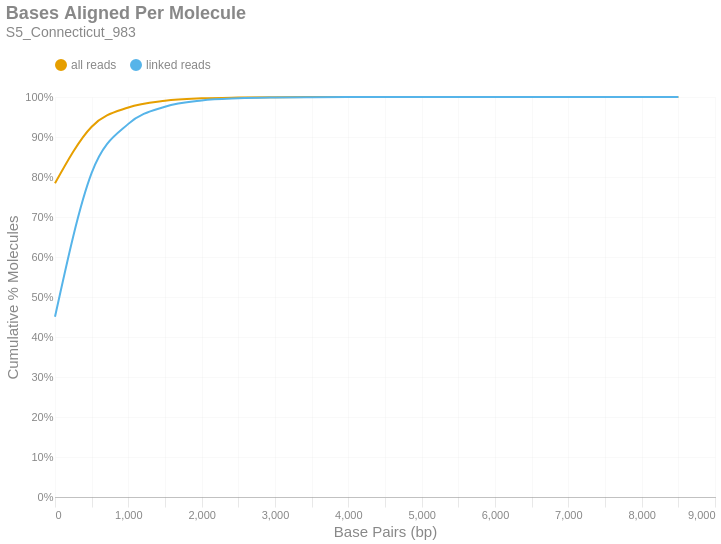

The notebook cell this image was saved under:
### Markdown cell above
### Bases Aligned Per Molecule
This is a cumulative frequency distribution showing the number of base pairs aligned per unique molecule. These data are shown in 500 bp bins. There are two distributions: one with `all reads` (yellow) and another with only `linked reads` (blue). The percent of molecules in the `linked reads` distribution is relative to the total number of linked molecules.

### Code cell
if SKIPLR:
    print_html(f"Skipped")
else:
    binned_df = consolidated_hist(valids['aligned_bp'], mask, 500, True)
    with SafeRender(binned_df):
        (
            density_plot(binned_df, 'Bases Aligned Per Molecule', samplename, 'basesper')
            .encode(
                x=alt.X('bin:Q', title="Base Pairs (bp)").axis(tickMinStep=500).scale(padding=0),
                y=alt.Y('value:Q', title='Cumulative % Molecules')
                    .axis(format='%')
                    .scale(domain = [0,1])
                    .stack(False),
                color=alt.Color("key:N").scale(domain = ["all reads", "linked reads"]),
                tooltip = [
                    alt.Tooltip("key:N", title = "Data Type"),
                    alt.Tooltip("range_label:N", title="Bases Aligned Per Molecule"),
                    alt.Tooltip("value:Q", format = ".2%", title="% Molecules (Cum.)")
                ]
            )
        ).display()

### Figure 1 — Vega-Lite specification as saved in the notebook (floating-point values rounded to 4 significant figures)
{"width": "container", "height": 400, "config": {"title": {"anchor": "start", "dy": -15, "fontSize": 18, "color": "#888888", "subtitleColor": "#888888", "subtitleFontSize": 14}, "arc": {"fill": "#0072B2"}, "axis": {"domainColor": "#888888", "domainWidth": 0.5, "gridWidth": 0.2, "grid": false, "titleFontWeight": 400, "titleFontSize": 15, "labelFontSize": 11, "labelColor": "#888888", "tickColor": "#888888", "tickWidth": 0.2, "titleColor": "#888888"}, "axisBand": {"grid": false}, "axisX": {"grid": true, "tickSize": 10, "domainCap": "round"}, "axisY": {"domain": false, "grid": true, "tickSize": 0, "domainCap": "round"}, "background": "transparent", "header": {"labelFontSize": 15, "labelColor": "#888888", "titleFontSize": 15, "titleFontWeight": 600, "titleColor": "#888888"}, "legend": {"labelFont": "sans-serif", "labelFontSize": 12, "labelColor": "#888888", "symbolSize": 100, "symbolType": "circle", "titleFontSize": 12, "titlePadding": 10, "titleColor": "#888888", "title": null, "orient": "top"}, "range": {"category": ["#E69F00", "#56B4E9", "#009E73", "#F0E442", "#0072B2", "#D55E00", "#CC79A7", "#000000"], "diverging": ["#cfe8f3", "#a2d4ec", "#73bfe2", "#46abdb", "#1696d2", "#12719e"]}, "area": {"fill": "#0072B2", "fillOpacity": 0.7, "line": true, "strokeOpacity": 0.7}, "line": {"color": "#0072B2", "stroke": "#0072B2", "strokeWidth": 2}, "trail": {"color": "#0072B2", "stroke": "#0072B2", "strokeWidth": 0, "size": 1}, "point": {"filled": true, "fillOpacity": 1.0, "size": 95}, "text": {"color": "#888888", "fontSize": 11, "align": "right", "fontWeight": 400, "size": 11}, "bar": {"fill": "#0072B2", "stroke": null}, "view": {"stroke": null, "continuousWidth": 660, "continuousHeight": 400}}, "data": {"name": "data-d53929534eeb3697ba9715426dd6a4c7"}, "mark": {"type": "line", "interpolate": "monotone", "point": {"opacity": 0, "size": 275}}, "encoding": {"color": {"field": "key", "scale": {"domain": ["all reads", "linked reads"]}, "type": "nominal"}, "tooltip": [{"field": "key", "title": "Data Type", "type": "nominal"}, {"field": "range_label", "title": "Bases Aligned Per Molecule", "type": "nominal"}, {"field": "value", "format": ".2%", "title": "% Molecules (Cum.)", "type": "quantitative"}], "x": {"axis": {"tickMinStep": 500}, "field": "bin", "scale": {"padding": 0}, "title": "Base Pairs (bp)", "type": "quantitative"}, "y": {"axis": {"format": "%"}, "field": "value", "scale": {"domain": [0, 1]}, "stack": false, "title": "Cumulative % Molecules", "type": "quantitative"}}, "params": [{"name": "param_c36ac31b6afebe62", "select": {"type": "point", "fields": ["key"]}, "bind": "legend"}], "title": {"text": "Bases Aligned Per Molecule", "subtitle": "S5_Connecticut_983"}, "transform": [{"fold": ["all reads (cumsum)", "linked reads (cumsum)"]}, {"calculate": "replace(datum.key, ' (cumsum)', '')", "as": "key"}, {"filter": {"param": "param_c36ac31b6afebe62"}}], "usermeta": {"embedOptions": {"downloadFileName": "S5_Connecticut_983.basesper"}}, "$schema": "https://vega.github.io/schema/vega-lite/v6.1.0.json", "datasets": {"data-d53929534eeb3697ba9715426dd6a4c7": [{"bin": "0.0", "interval": "0.0-500.0", "all reads": 0.7843, "linked reads": 0.4504, "all reads (cumsum)": 0.7843, "linked reads (cumsum)": 0.4504, "range_label": "0-499"}, {"bin": "500.0", "interval": "500.0-1000.0", "all reads": 0.1414, "linked reads": 0.3598, "all reads (cumsum)": 0.9257, "linked reads (cumsum)": 0.8102, "range_label": "500-999"}, {"bin": "1000.0", "interval": "1000.0-1500.0", "all reads": 0.04801, "linked reads": 0.1226, "all reads (cumsum)": 0.9737, "linked reads (cumsum)": 0.9328, "range_label": "1000-1499"}, {"bin": "1500.0", "interval": "1500.0-2000.0", "all reads": 0.01683, "linked reads": 0.04298, "all reads (cumsum)": 0.9905, "linked reads (cumsum)": 0.9758, "range_label": "1500-1999"}, {"bin": "2000.0", "interval": "2000.0-2500.0", "all reads": 0.00609, "linked reads": 0.01555, "all reads (cumsum)": 0.9966, "linked reads (cumsum)": 0.9913, "range_label": "2000-2499"}, {"bin": "2500.0", "interval": "2500.0-3000.0", "all reads": 0.002057, "linked reads": 0.005253, "all reads (cumsum)": 0.9987, "linked reads (cumsum)": 0.9966, "range_label": "2500-2999"}, {"bin": "3000.0", "interval": "3000.0-3500.0", "all reads": 0.000807, "linked reads": 0.002061, "all reads (cumsum)": 0.9995, "linked reads (cumsum)": 0.9987, "range_label": "3000-3499"}, {"bin": "3500.0", "interval": "3500.0-4000.0", "all reads": 0.0003128, "linked reads": 0.0007987, "all reads (cumsum)": 0.9998, "linked reads (cumsum)": 0.9995, "range_label": "3500-3999"}, {"bin": "4000.0", "interval": "4000.0-4500.0", "all reads": 0.0001337, "linked reads": 0.0003413, "all reads (cumsum)": 0.9999, "linked reads (cumsum)": 0.9998, "range_label": "4000-4499"}, {"bin": "4500.0", "interval": "4500.0-5000.0", "all reads": 4.775e-05, "linked reads": 0.0001219, "all reads (cumsum)": 1.0, "linked reads (cumsum)": 0.9999, "range_label": "4500-4999"}, {"bin": "5000.0", "interval": "5000.0-5500.0", "all reads": 1.837e-05, "linked reads": 4.69e-05, "all reads (cumsum)": 1.0, "linked reads (cumsum)": 1.0, "range_label": "5000-5499"}, {"bin": "5500.0", "interval": "5500.0-6000.0", "all reads": 6.499e-06, "linked reads": 1.66e-05, "all reads (cumsum)": 1.0, "linked reads (cumsum)": 1.0, "range_label": "5500-5999"}, {"bin": "6000.0", "interval": "6000.0-6500.0", "all reads": 3.956e-06, "linked reads": 1.01e-05, "all reads (cumsum)": 1.0, "linked reads (cumsum)": 1.0, "range_label": "6000-6499"}, {"bin": "6500.0", "interval": "6500.0-7000.0", "all reads": 1.13e-06, "linked reads": 2.886e-06, "all reads (cumsum)": 1.0, "linked reads (cumsum)": 1.0, "range_label": "6500-6999"}, {"bin": "7000.0", "interval": "7000.0-7500.0", "all reads": 8.477e-07, "linked reads": 2.165e-06, "all reads (cumsum)": 1.0, "linked reads (cumsum)": 1.0, "range_label": "7000-7499"}, {"bin": "7500.0", "interval": "7500.0-8000.0", "all reads": 2.826e-07, "linked reads": 7.215e-07, "all reads (cumsum)": 1.0, "linked reads (cumsum)": 1.0, "range_label": "7500-7999"}, {"bin": "8000.0", "interval": "8000.0-8500.0", "all reads": 0.0, "linked reads": 0.0, "all reads (cumsum)": 1.0, "linked reads (cumsum)": 1.0, "range_label": "8000-8499"}, {"bin": "8500.0", "interval": "8500.0-9000.0", "all reads": 2.826e-07, "linked reads": 7.215e-07, "all reads (cumsum)": 1.0, "linked reads (cumsum)": 1.0, "range_label": "8500-8999"}]}}
